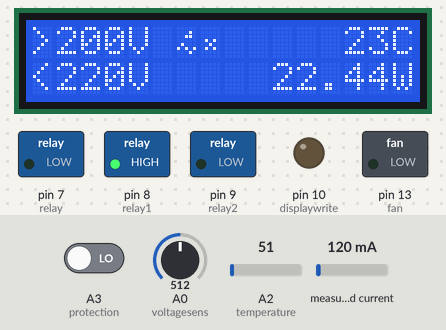
The sketch below on a simulated Arduino Uno, built with avr-gcc and run on an emulated ATmega328P. On the bench: 16×2 character LCD, switched loads named in the sketch (green lamp = pin HIGH), output pins drawn as LEDs (lit = HIGH). The inputs (shaded band) are chosen by the test bench; at power-on: A2 (temperature) = 51, A0 (voltagesens) = 512, A3 (protection) LOW, measured current 120 mA.

Above: at 1.9 s.
2.0 s: A2 (temperature) set to 104
At 4.8 s:
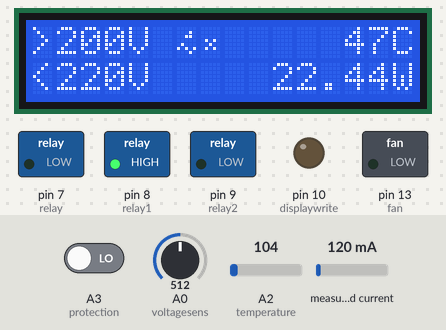
5.1 s: A2 (temperature) set to 115
At 6.2 s:
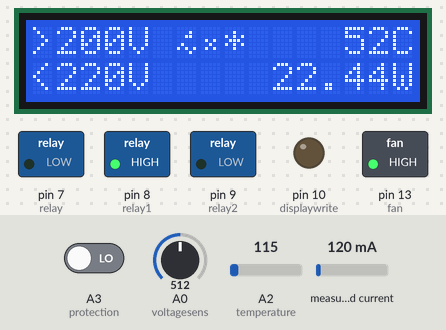
7.3 s: A0 (voltagesens) set to 554
At 8.7 s:
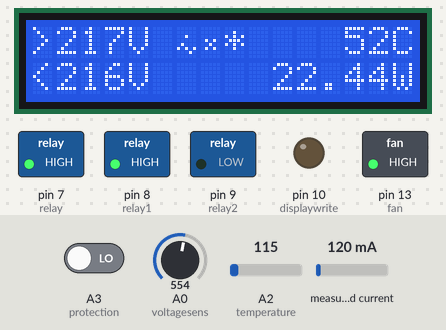
10.5 s: A0 (voltagesens) set to 582
At 13.4 s:
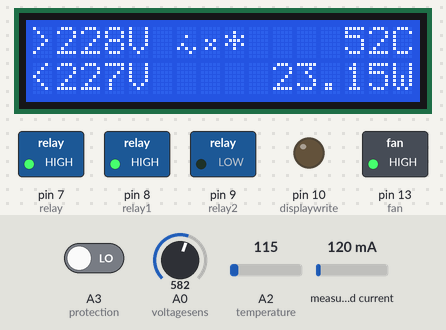
13.7 s: A0 (voltagesens) set to 609
At 16.1 s:
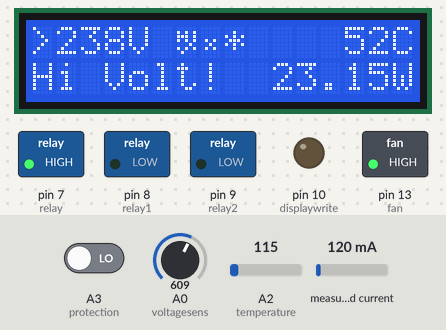
16.4 s: A3 (protection) driven HIGH
At 18.5 s:
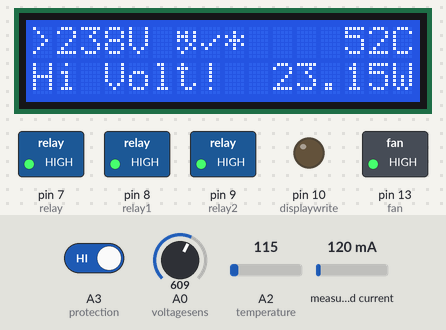
Timing chart, 0 to 19.6 s (numbered marks = the images above; inputs shaded):
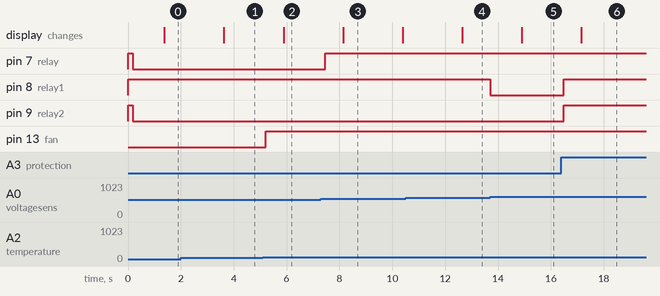

The sketch:

AC_stabilizer_Complex_No_V_difference.ino
```cpp
/*Code by SHAHID
  How to make this stabilizer See the
  Instructables -> https://www.instructables.com/id/How-to-Make-AC-220-Volt-Automatic-Stabilizer-Using/

  This is 3 steps Automatic Voltage stabilizer
  1st steps is normal/output
  2nd steps adds 20voltage to output
  3rd steps adds 50voltage to output
*/
/***************************************************************************************************************/

// include the library code start
#include <ACS712.h> //ACS712 current sensor library | Download - https://github.com/shahid249/ACS712-Arduino-Library
#include <LiquidCrystal.h> // LCD library
// include the library code end

/***************************************************************************************************************/

//LCD pin Configuration - Start // do not edit
const int rs = 12, en = 11, d4 = 5, d5 = 4, d6 = 3, d7 = 2;
LiquidCrystal lcd(rs, en, d4, d5, d6, d7);
//LCD pin Configuration - end // do not edit

/***************************************************************************************************************/

// Editable region - start //

     //Output pin setup - Start
     int relay = 7;  //relay1 pin
     int relay1 = 8; //relay2 pin
     int relay2 = 9; //relay3 pin
     int relay3 = 10;//relay4 pin
     int fan = 13;//Fan pin
     int displaywrite = 10; //LCD display write enable pin | pin use to control display write functin LOW mean write enable, HIGH mean write disable
     //Output pin setup - end

     //Setup temperature set point - start//
     float maxtemperature = 50; //fan will start when reach set point
     float minimumtempoerature = 42;//fan will stop when reach set point
     //Setup temperature set point - start//

     // Calibrating area - start//
     float temp_calibrate = 465; // use to calibrate temperature
     float ac_frequency = 50; // AC Voltage frequency 50/60hz
     float pF = 0.85; //Power factor
     float volatge_calibration = 0.3915348837209302; //use to calibrate voltage
       /*
        How to Calibrate / how to get this(0.3915348837209302) calibrate value
        To get calibrate value you need multimeter,
        Check the ac voltage using multimeter and then check the value of analog pin in arduino.
        If the ac voltage is 220 and the analog value is 655 then 220 / 655 = 0.3358778625954198 - you get the calibration value.
       */
     // Calibrating area - end//

     //Here you can set transfor steps voltage - Note this is 3 steps transformer - start//
           int steps_1 = 0; //start 0 voltage to show no line

           // Low voltage, In this voltage range power will be cut - start
           int steps_2_1 = 1; //if greater than 1V
           int steps_2_2 = 130; //if greater than 130V
           // Low voltage, In this voltage range power will be cut - end
      /*
      Before adding transformer steps check the voltage of each steps, then set the desire voltage when to switch the steps
      example - if voltage is 180v step 3 will add up 50v = 230v
      */
       //transformer steps 3 start//
           // In this voltage range relay 2 will activate - start
           int steps_3_1 = 130; // if greater than 130V
           int steps_3_2 = 180; //if smaller than 180V
           int boost_addup_2 = 50; //The voltage addup in this steps by transformer. Use for displaying output voltage, your might be differnt
           // In this voltage range relay 2 will activate - end
       //transformer steps 3 end//

       //transformer steps 2 start//
           // In this voltage range relay 1 will activate, relay 2 will deactivate - start
           int step_4_1 = 180; // if greater than 180V
           int step_4_2 = 210; //if smaller than 210V
           int boost_addup_1 = 20;//The voltage addup in this steps by transformer. Use for displaying output voltage, your might be differnt
           // In this voltage range relay 1 will activate, 2 will deactivate - end
       //transformer steps 2 end//

       //transformer steps 1 start//
           // In this voltage range relay 1 will deactivate, relay 2 will deactivate cus we dont need boost voltage is ok - start
           int step_5_1 = 210;// if greater than 210V
           int step_5_2 = 235;// if smaller than 235V
           // In this voltage range relay 1 will deactivate, relay 2 will deactivate cus we dont need boost voltage is ok - end
       //transformer steps 1 end//

           // HIGH voltage, In this voltage range power will be cut  - start
           int step_6_1 = 235;// if greater than 235V
           int step_6_2 = 300;// if greater than 300V
           // HIGH voltage, In this voltage range power will be cut  - end


    //Here you can set transfor steps voltage - Note this is 3 steps transformer - end//

     //input pin setup - Start
     int voltagesens = A0; //voltage sensor input setup
     ACS712 sensor(ACS712_30A, A1); //current sens input setup. If your sensor is 30A-> ACS712_30A | 20A-> ACS712_20A | 5A-> ACS712_05B
     const int temperature = A2; //Temperature sensor input
     int protection = A3; // Protection awitch input
     //input pin setup - end

     //display mill setup - Start
     unsigned long displayMillis = 0;
     unsigned long previousdMillis = 0;
     const long intervaldisplay = 1000; //use to contol the refresh rate of display 1 sec = 2 second for refresh time.
     //display mill setup - end

// Editable region - end //

/***************************************************************************************************************/

//initialise setup - do not edit - Start//

//Default action -start
bool displayread = false; //Used for lcd
bool serialread = false; //Used for Serial
//Default action -end
//variable setup - Start  => Variables will change:
int displayreadenable = 1;
int stepps = 1;
int prote = 1;
int fanu = 1;
//variable setup - end
//Voltage
int a;
int outputvolt;
float n;
float o;
float p;
//Voltage
//Temperature
float tempc;  //variable to store temperature in degree Celsius
float tempf;  //variable to store temperature in Fahreinheit
float vout;  //temporary variable to hold sensor reading
//Temperature

//initialise setup - do not edit - end//

/***************************************************************************************************************/

void setup()
{
  sensor.calibrate(); // To calibrate ACS712
  Serial.begin(9600);// begin serial communication between arduino and pc
  pinMode(voltagesens, INPUT); // set pin as input pin
  pinMode(temperature, INPUT); // set pin as input pin
  pinMode(protection, INPUT);  // set pin as input pin
  pinMode(relay, OUTPUT);  //setup output
  pinMode(relay1, OUTPUT); //setup output
  pinMode(relay2, OUTPUT); //setup output
  pinMode(displaywrite, OUTPUT); //setup output
  pinMode(fan, OUTPUT);//setup output
  digitalWrite(relay, HIGH); //pull pin to high, relay use
  digitalWrite(relay1, HIGH);//pull pin to high, relay use
  digitalWrite(relay2, HIGH);//pull pin to high, relay use
  digitalWrite(displaywrite, LOW);//LCD write enable
  lcd.begin(16, 2);// set up the LCD's number of columns and rows: // (note: line 1 is the second row, since counting begins with 0):
  lcd.setCursor(0, 1);// set the cursor to column 0, line 1
  lcd.print("BOOTING...");//lcd print
  delay(100);//delay
}

/***************************************************************************************************************/

void loop()
{
/***************************************************************************************************************/

  //start- Enable lcd display & Serial//
  displayread = true; //true mean lcd will display the value or false = blank.
  serialread = false; //true mean serial print on
  //end- Enable lcd display & Serial//

/***************************************************************************************************************/

  //start- temperature sensing code//
  vout = analogRead(temperature); //Read value from the pin
  vout = (vout * temp_calibrate) / 1023; //calculation of value to celsius
  tempc = vout; // Storing value in Degree Celsius
  tempf = (vout * 1.8) + 32; // Converting to Fahrenheit
  //end- temperature sensing code//

/***************************************************************************************************************/

  //start- Current sensing code//
  float U = outputvolt;//Calculated output voltage
  float I = sensor.getCurrentAC(ac_frequency);// setup the frequency
  float amper =  I;//Current in Amp
  float csew = pF * amper * U;//Convert to Watt
  //end- Current sensing code//

/***************************************************************************************************************/

  //start- Voltage sensing code//
  a = analogRead(voltagesens); // read analog values from pin A0
  o = (a * volatge_calibration);
  p = o / sqrt(1); //for calibrating purpose
  n = p;
  //end- Voltage sensing code//

/***************************************************************************************************************/

  //start- stabelising code//
  if (n >= steps_1) {//If voltage is less than 0 this will active:
    stepps = 1; // value which control LCD printing
    prote = 3; // value which control LCD printing
  }
  if ((n <= steps_2_2) && (n >= steps_2_1)) {//If voltage is less than 130 & greater than 1 this will active: change asper your transformer output
    stepps = 2;// value which control LCD printing
    if (digitalRead(protection) == HIGH) { //if protection switch is on this will activate
      prote = 1;// value which control LCD printing
      digitalWrite(relay1, HIGH);
      digitalWrite(relay, HIGH);
      digitalWrite(relay2, HIGH);
    }
    else {
      prote = 2;// value which control LCD printing
      digitalWrite(relay1, LOW);
      digitalWrite(relay, LOW);
    }
  }
  if ((n <= steps_3_2) && (n >= steps_3_1)) { //If voltage is less than 180 & greater than 130 this will active: change asper your transformer output
    outputvolt = n + boost_addup_2; //adding up the steps voltage with input voltage for output volatge for display
    digitalWrite(relay, LOW);
    digitalWrite(relay1, LOW);
    stepps = 3; // value which control LCD printing
    if (digitalRead(protection) == HIGH) { //if protection switch is on this will activate
      digitalWrite(relay2, LOW);
      prote = 1; // value which control LCD printing
    }
    else {
      digitalWrite(relay2, LOW);
      prote = 2;// value which control LCD printing
    }
  }
  if ((n <= step_4_2) && (n >= step_4_1)) {//If voltage is less than 210 & greater than 180 this will active: change asper your transformer output
    outputvolt = n + boost_addup_1;//adding up the steps voltage with input voltage for output volatge for display
    digitalWrite(relay, LOW);
    digitalWrite(relay1, HIGH);
    stepps = 4;// value which control LCD printing
    if (digitalRead(protection) == HIGH) { //if protection switch is on this will activate
      digitalWrite(relay2, LOW);
      prote = 1;// value which control LCD printing
    }
    else {
      digitalWrite(relay2, LOW);
      prote = 2;// value which control LCD printing
    }
  }
  if ((n <= step_5_2) && (n >= step_5_1)) {//If voltage is less than 235 & greater than 210 this will active:
    outputvolt = n;
    stepps = 5;// value which control LCD printing
    digitalWrite(relay, HIGH);
    digitalWrite(relay1, HIGH);
    if (digitalRead(protection) == HIGH) { //if protection switch is on this will activate
      digitalWrite(relay2, LOW);
      prote = 1;// value which control LCD printing
    }
    else {
      digitalWrite(relay2, LOW);
      prote = 2;// value which control LCD printing
    }
  }
  if ((n <= step_6_2) && (n >= step_6_1)) {//If voltage is less than 300 & greater than 235 this will active:
    stepps = 6;// value which control LCD printing
    if (digitalRead(protection) == HIGH) { //if protection switch is on this will activate
      digitalWrite(relay, HIGH);
      digitalWrite(relay1, HIGH);
      digitalWrite(relay2, HIGH);
      prote = 1;// value which control LCD printing
    }
    else {
      digitalWrite(relay, HIGH);
      digitalWrite(relay1, LOW);
      prote = 2;// value which control LCD printing
    }
  }

  //end- stabelising code//

/***************************************************************************************************************/

  //fan on off codes start//

  if ((tempc <= minimumtempoerature) && (tempc >= 0)) {
    digitalWrite(fan, LOW);
    fanu = 1;// value which control LCD printing
  }
  if ((tempc <= 300 ) && (tempc >= maxtemperature)) {
    digitalWrite(fan, HIGH);
    fanu = 2;// value which control LCD printing
  }

  //fan on off codes end//

/***************************************************************************************************************/

  delay(500); //Delay

/***************************************************************************************************************/

  //start- Serial printing code//

  if (serialread) { // if true this will enable
    Serial.print(" Analog V " ); Serial.print(a);
    Serial.print(" - Sqrt Volt "); Serial.print(p);
    Serial.print(" - Final Volt "); Serial.print(n) ;
    Serial.print(String(" - C = ") + csew + " Watts");
    Serial.print(" - Temp "); Serial.print(tempc);
    Serial.print(" - Analogp"); Serial.print(digitalRead(protection));
    Serial.println();
  }
  //end- Serial printing code//

/***************************************************************************************************************/

  //start- display printing code//

  if (displayread) { // if true this will enable
    unsigned long displayMillis = millis();

    if (displayMillis - previousdMillis >= intervaldisplay) {
      // save the last time you Show
      previousdMillis = displayMillis;


      // if its is off turn it on and vice-versa:
      if (displayreadenable == 1) {

        digitalWrite(displaywrite, LOW); //LCD write enable
        delay(100);//delay
        lcd.begin(16, 2);//setup LCD

        //Print Voltage Input - start
        lcd.setCursor(0, 0);// set the cursor to column 0, line 0
        lcd.print(">"); lcd.print(n, 0); lcd.print("V");
        //Print Voltage Input - end


        //print steps - start
        if (stepps == 1) {
          byte sinewavenoline[8] = {//custom char -> Generate from here - https://omerk.github.io/lcdchargen/
            0b00000,
            0b01010,
            0b00100,
            0b01010,
            0b00010,
            0b10101,
            0b01000,
            0b00000
          };
          lcd.createChar(5, sinewavenoline);
          lcd.setCursor(6, 0);// set the cursor to column 6, line 0
          lcd.write((uint8_t)5);//lcd print custom char
          lcd.setCursor(0, 1);// set the cursor to column 0, line 1
          lcd.print("No Line! ");//lcd print
        }
        if (stepps == 2) {
          byte sinewavelow[8] = {//custom char -> Generate from here - https://omerk.github.io/lcdchargen/
            0b00000,
            0b10010,
            0b10101,
            0b11010,
            0b00010,
            0b10101,
            0b01000,
            0b00000
          };
          lcd.createChar(4, sinewavelow);
          lcd.setCursor(6, 0);// set the cursor to column 6, line 0
          lcd.write((uint8_t)4);//lcd print custom char
          lcd.setCursor(0, 1);// set the cursor to column 0, line 1
          lcd.print("Low Volt!");//lcd print
        }
        if (stepps == 3) {
          byte sinewaveuplus[8] = {//custom char -> Generate from here - https://omerk.github.io/lcdchargen/
            0b00001,
            0b00011,
            0b00111,
            0b00000,
            0b01000,
            0b10101,
            0b00010,
            0b00000
          };
          lcd.createChar(2, sinewaveuplus);
          lcd.setCursor(6, 0);// set the cursor to column 6, line 0
          lcd.write((uint8_t)2);//lcd print custom char
          lcd.setCursor(0, 1);// set the cursor to column 0, line 1
          lcd.print("<"); lcd.print(outputvolt); lcd.print("V"); //lcd print
        }
        if (stepps == 4) {
          byte sinewaveup[8] = {//custom char -> Generate from here - https://omerk.github.io/lcdchargen/
            0b00000,
            0b00010,
            0b00110,
            0b00000,
            0b01000,
            0b10101,
            0b00010,
            0b00000
          };
          lcd.createChar(1, sinewaveup);
          lcd.setCursor(6, 0);// set the cursor to column 6, line 0
          lcd.write((uint8_t)1);//lcd print custom char
          lcd.setCursor(0, 1);// set the cursor to column 0, line 1
          lcd.print("<"); lcd.print(outputvolt); lcd.print("V"); //lcd print
        }
        if (stepps == 5) {
          byte sinewaveequal[8] = {//custom char -> Generate from here - https://omerk.github.io/lcdchargen/
            0b00000,
            0b00000,
            0b00100,
            0b00000,
            0b01000,
            0b10101,
            0b00010,
            0b00000
          };
          lcd.createChar(10, sinewaveequal);
          lcd.setCursor(6, 0);// set the cursor to column 6, line 0
          lcd.write((uint8_t)10);//lcd print custom char
          lcd.setCursor(0, 1);// set the cursor to column 0, line 1
          lcd.print("<"); lcd.print(outputvolt); lcd.print("V"); //lcd print
        }
        if (stepps == 6) {
          byte sinewavehigh[8] = {//custom char -> Generate from here - https://omerk.github.io/lcdchargen/
            0b00000,
            0b10101,
            0b11101,
            0b10101,
            0b00010,
            0b10101,
            0b01000,
            0b00000
          };
          lcd.createChar(3, sinewavehigh);
          lcd.setCursor(6, 0);// set the cursor to column 6, line 0
          lcd.write((uint8_t)3);//lcd print custom char
          lcd.setCursor(0, 1);// set the cursor to column 0, line 1
          lcd.print("Hi Volt! "); //lcd print
        }
        //print steps - end

        //print protection start
        if (prote == 1) {
          byte proteconn[8] = {//custom char -> Generate from here - https://omerk.github.io/lcdchargen/
            0b00000,
            0b00000,
            0b00001,
            0b00010,
            0b10100,
            0b01000,
            0b00000,
            0b00000
          };
          lcd.createChar(7, proteconn);
          lcd.setCursor(7, 0);// set the cursor to column 7, line 0
          lcd.write((uint8_t)7);//lcd print custom char
        }
        if (prote == 2) {
          byte protecoff[8] = {//custom char -> Generate from here - https://omerk.github.io/lcdchargen/
            0b00000,
            0b00000,
            0b00000,
            0b01010,
            0b00100,
            0b01010,
            0b00000,
            0b00000
          };
          lcd.createChar(8, protecoff);
          lcd.setCursor(7, 0);// set the cursor to column 7, line 0
          lcd.write((uint8_t)8);//lcd print custom char
        }
        //print protection end

        //print fan off on start
        if (fanu == 1) {
          lcd.setCursor(8, 0);// set the cursor to column 13, line 1
          lcd.print(" ");//lcd print // blank out the area
        }
        if (fanu == 2) {
          lcd.setCursor(8, 0);// set the cursor to column 13, line 1
          lcd.print("*");//lcd print
        }

        //print fan off on end

        //print Temperature - start
        if ((tempc <= 99) && (tempc >= 0)) {
          lcd.setCursor(12, 0);
          lcd.print(" "); lcd.print(tempc, 0); lcd.print("C");
        }
        if ((tempc <= 300) && (tempc >= 99)) {
          lcd.setCursor(12, 0);
          lcd.print(tempc, 0); lcd.print("C");
        }
        //print Temperature - end

        //Printing Current Input - start
        lcd.setCursor(10, 1);// set the cursor to column 10, line 1
        lcd.print(csew, 3);
        lcd.setCursor(15, 1);// set the cursor to column 15, line 1
        lcd.print("W");//lcd print
        //Printing Current Input - start

        displayreadenable = 2;
      }


      else {
        displayreadenable = 1;
      }
    }
  }

  //end- display printing code//

}
```

Measured:
- the behaviour switches between 109 and 110 on A2 (temperature) (found by bisection; images 1 and 2)
- the behaviour switches between 536 and 537 on A0 (voltagesens) (found by bisection; images 2 and 3)
- the behaviour switches between 600 and 601 on A0 (voltagesens) (found by bisection; images 4 and 5)
- after the input at 2.0 s, the display: changes after 1.6 s (image 1)
- after the input at 5.1 s, pin 13 (fan): LOW → HIGH after 0.11 s; the display: changes after 0.78 s (image 2)
- after the input at 7.3 s, pin 7 (relay): LOW → HIGH after 0.17 s; the display: changes after 0.84 s (image 3)
- after the input at 10.5 s, the display: changes after 2.1 s (image 4)
- after the input at 13.7 s, pin 8 (relay1): HIGH → LOW at once; the display: changes after 1.2 s (image 5)
- after the input at 16.4 s, pin 8 (relay1), pin 9 (relay2): LOW → HIGH after 0.09 s; the display: changes after 0.76 s (image 6)
